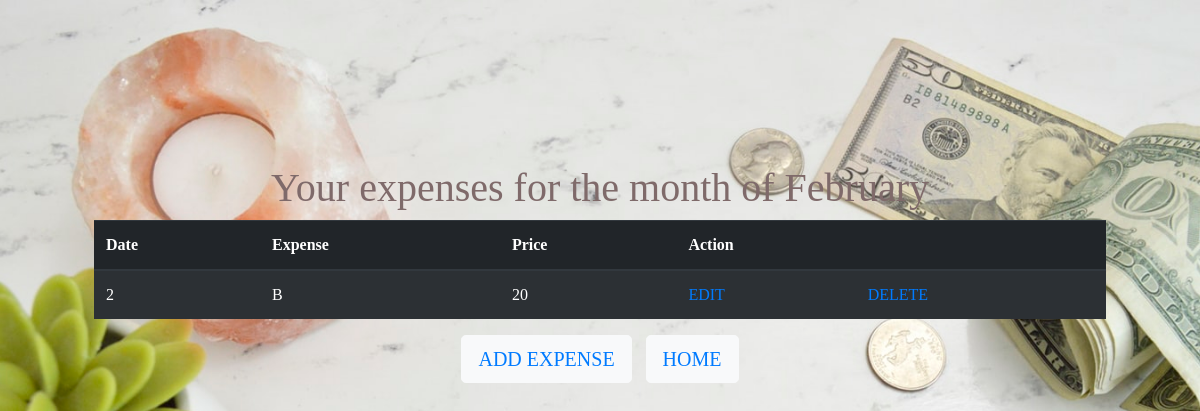
Page /checkexpenseFeb/ on the committed database.
### webapp/models.py (models this page shows)
class ExpenseFeb(models.Model):
    date = models.IntegerField()
    expense = models.CharField(max_length=30)
    price = models.IntegerField()

### webapp/views.py (the view)
# urls.py: url(r'^checkexpenseFeb/', views.checkexpenseFeb),
def checkexpenseFeb(request):
    expense = ExpenseFeb.objects.all().order_by("date")
    return render(request, "checkexpense/checkexpenseFeb.html", {'expense': expense})

### webapp/templates/checkexpense/checkexpenseFeb.html (shortened to what this page needs)
<!DOCTYPE html>
<html>
  <head>
    <link
      rel="stylesheet"
      href="https://maxcdn.bootstrapcdn.com/bootstrap/4.0.0/css/bootstrap.min.css"
    />
    {% load static %}
  </head>
  <body class="container all" style="margin-top: 100px;">
    <h1 style="text-align: center;">Your expenses for the month of February</h1>
    <table class="table table-striped table-dark">
      <thead>
        <tr>
          <th scope="col">Date</th>
          <th scope="col">Expense</th>
          <th scope="col">Price</th>
          <th scope="col" colspan="2">Action</th>
        </tr>
      </thead>
      <tbody>
        {% for e in expense %}
        <tr>
          <td>{{e.date}}</td>
          <td>{{e.expense}}</td>
          <td>{{e.price}}</td>
          <td><a href="/editexpense/{{ e.id }}">EDIT</a></td>
          <td>
            <a href="/deleteexpense/{{ e.id }}/" onclick="return check()"
              >DELETE</a
            >
          </td>
        </tr>
        {% endfor %}
      </tbody>
    </table>
    <center>
      <button class="btn btn-light btn-lg" style="margin-right: 10px;">
        <a href="/addexpenseFeb">ADD EXPENSE</a>
      </button>
      <button type="button" class="btn btn-light btn-lg">
        <a href="/options">HOME</a>
      </button>
    </center>
  </body>
</html>

### webapp/static/css/style.css (style rules this page uses)
.all { background: url("../images/image1.jpeg") no-repeat center center fixed; -webkit-background-size: cover; -moz-background-size: cover; -o-background-size: cover; background-size: cover; }
.container { height: calc(100vh - 8em); padding: 4em; color: #7f6a6a; font-family: "Dancing Script", cursive; }

### rows in the picture
ExpenseFeb: date "2", expense "B", price "20"
